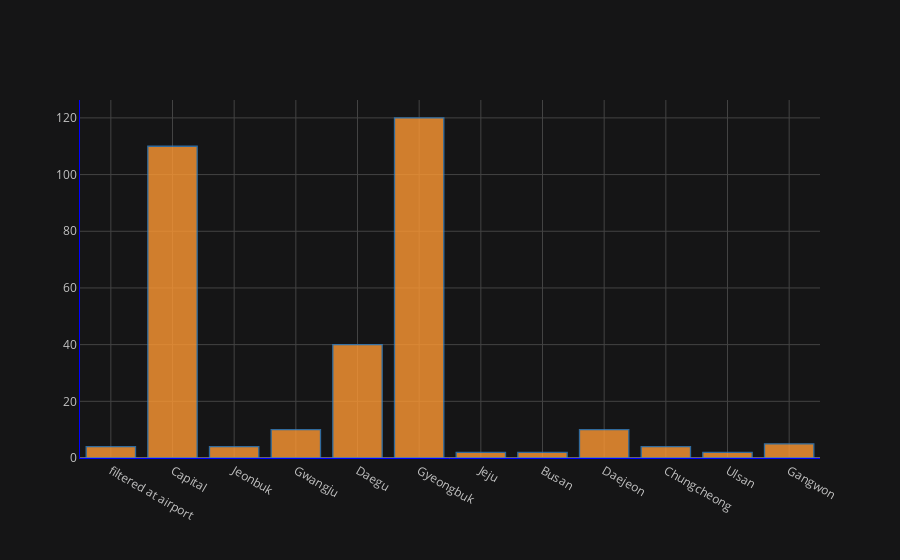

The notebook cell saved with this chart:
### Code cell
import chart_studio.plotly as py
import plotly.graph_objs as go
import cufflinks as cf 
cf.go_offline(connected=True)

raw_df['region'].iplot(kind='hist', linecolor='blue')

### Figure 1 — Plotly figure (JSON) as saved in the notebook; plotly's stock layout.template omitted (floating-point values rounded to 4 significant figures; data arrays with more than 128 entries replaced by an {"elided": "..."} marker saying what was removed)
{"data": [{"histfunc": "count", "histnorm": "", "marker": {"color": "rgba(255, 153, 51, 1.0)", "line": {"color": "#3780bf", "width": 1.3}}, "name": "region", "opacity": 0.8, "orientation": "v", "type": "histogram", "x": {"elided": "4812 str values"}}], "layout": {"barmode": "overlay", "legend": {"bgcolor": "#151516", "font": {"color": "#D9D9D9"}}, "paper_bgcolor": "#151516", "plot_bgcolor": "#151516", "title": {"font": {"color": "#D9D9D9"}}, "xaxis": {"gridcolor": "#434343", "linecolor": "blue", "showgrid": true, "tickfont": {"color": "#C2C2C2"}, "title": {"font": {"color": "#D9D9D9"}, "text": ""}, "zerolinecolor": "#666570"}, "yaxis": {"gridcolor": "#434343", "linecolor": "blue", "showgrid": true, "tickfont": {"color": "#C2C2C2"}, "title": {"font": {"color": "#D9D9D9"}, "text": ""}, "zerolinecolor": "#666570"}}}
